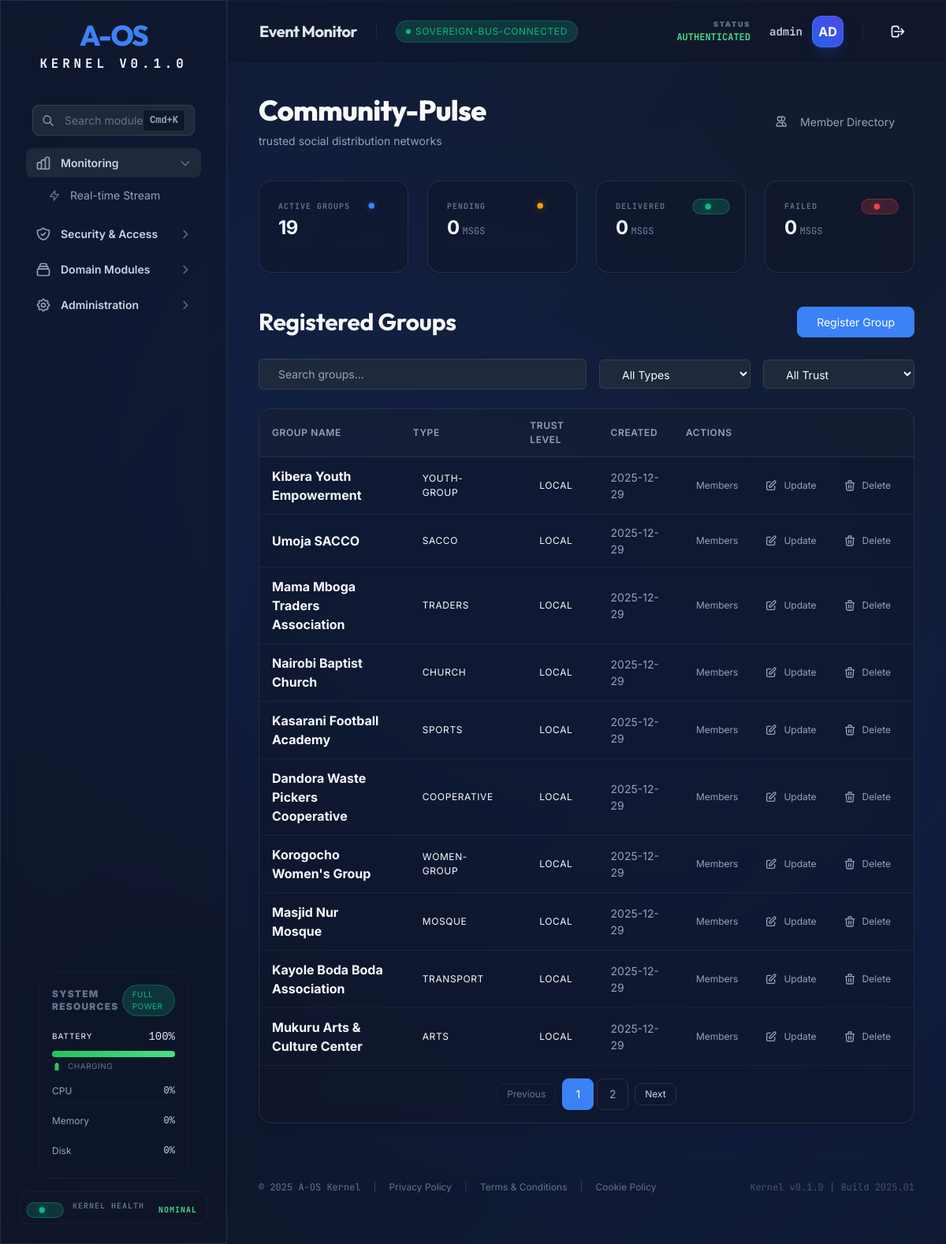
Screenshot of /community/ (signed in) with the database file from the repository.
### tables this page shows
CREATE TABLE community_groups (
        id TEXT PRIMARY KEY,
        name TEXT NOT NULL,
        description TEXT,
        group_type TEXT,
        tags TEXT DEFAULT '[]', -- JSON list
        location TEXT,
        admin_id TEXT,
        trust_level TEXT DEFAULT 'local',
        preferred_channels TEXT DEFAULT 'ussd,sms',
        active BOOLEAN DEFAULT 1,
        created_at DATETIME DEFAULT CURRENT_TIMESTAMP
    );

### aos/api/routers/community.py (the view)
@router.get("/", response_class=HTMLResponse)
async def community_dashboard(
    request: Request,
    page: int = 1,
    search: str = None,
    type: str = None,
    trust: str = None,
    operator=Depends(get_current_operator)
):
    pagination_data = community_state.module.list_groups(
        page=page,
        per_page=10,
        search_query=search,
        group_type=type,
        trust_level=trust
    ) if community_state.module else {
        "groups": [],
        "total": 0,
        "page": 1,
        "per_page": 10,
        "total_pages": 0
    }
    group_types = []
    if community_state.module:
        group_types = community_state.module.get_group_types()
    broadcast_stats = {"pending": 0, "sent": 0, "failed": 0, "total": 0}
    if community_state.module:
        res = community_state.module._db.execute("SELECT COUNT(*) FROM broadcasts").fetchone()
        broadcasts_count = res[0] if res else 0
        broadcast_stats["total"] = broadcasts_count
        status_res = community_state.module._db.execute("""
            SELECT status, COUNT(*)
            FROM broadcast_deliveries
            GROUP BY status
        """).fetchall()
        for status, count in status_res:
            if status in broadcast_stats:
                broadcast_stats[status] = count
    context = {
        "request": request,
        "user": operator,
        "search": search,
        "selected_type": type,
        "selected_trust": trust,
        "group_types": group_types,
        **pagination_data,
        "broadcasts_count": broadcasts_count,
        "broadcast_stats": broadcast_stats,
        "inquiry_hits": 0
    }
    if request.headers.get("hx-request") == "true":
        return templates.TemplateResponse("partials/community_groups_table.html", context)
    return templates.TemplateResponse("community.html", context)

### aos/api/templates/community.html (shortened to what this page needs)
{% extends "dashboard.html" %}
{% from "components/atoms/EliteButton.html" import elite_button %}
{% from "components/atoms/Card.html" import card %}
{% from "components/molecules/DataCard.html" import data_card %}
{% from "components/molecules/Pagination.html" import pagination %}
{% block content %}
<header class="mb-10 flex items-center justify-between">
    <div>
        <h1 class="aos-h1 mb-2">Community-Pulse</h1>
        <p class="aos-text-muted aos-text-sm">trusted social distribution networks</p>
    </div>
    <div>
        <a href="/community/members" class="aos-btn aos-btn-ghost aos-size-md">
            <svg class="w-4 h-4" fill="none" stroke="currentColor" viewBox="0 0 24 24">
                <path stroke-linecap="round" stroke-linejoin="round" stroke-width="2"
                    d="M12 4.354a4 4 0 110 5.292M15 21H3v-1a6 6 0 0112 0v1zm0 0h6v-1a6 6 0 00-9-5.197M13 7a4 4 0 11-8 0 4 4 0 018 0z">
                </path>
            </svg>
            <span class="aos-btn-text ml-2">Member Directory</span>
        </a>
    </div>
</header>
<div class="grid grid-cols-1 md:grid-cols-4 gap-6">
    {{ data_card(label="Active Groups", value=total|string, status="info") }}
    {{ data_card(label="Pending", value=broadcast_stats.pending|string, unit="msgs", status="warning") }}
    {{ data_card(label="Delivered", value=broadcast_stats.sent|string, unit="msgs", status="success") }}
    {{ data_card(label="Failed", value=broadcast_stats.failed|string, unit="msgs", status="error") }}
</div>
<section class="aos-stack-md">
    <div class="flex items-center justify-between mb-6">
        <h2 class="aos-h2">Registered Groups</h2>
        <button class="aos-btn aos-btn-primary aos-size-md" hx-get="/community/register" hx-target="#modal-content"
            onclick="openModal()">
            <span class="aos-btn-text">Register Group</span>
        </button>
    </div>
    <div class="flex flex-wrap items-center gap-4 mb-6">
        <div class="flex-1 min-w-[240px]">
            <input type="text" name="search" placeholder="Search groups..." class="aos-input aos-size-md w-full"
                value="{{ search or '' }}" hx-get="/community" hx-trigger="keyup changed delay:500ms, search"
                hx-target="#groups-table-container" hx-push-url="true" hx-include="[name='type'], [name='trust']"
                hx-swap="outerHTML">
        </div>
        <div class="w-48">
            <select name="type" class="aos-input aos-size-md w-full" hx-get="/community"
                hx-target="#groups-table-container" hx-push-url="true" hx-include="[name='search'], [name='trust']"
                hx-swap="outerHTML">
                <option value="">All Types</option>
            </select>
        </div>
        <div class="w-48">
            <select name="trust" class="aos-input aos-size-md w-full" hx-get="/community"
                hx-target="#groups-table-container" hx-push-url="true" hx-include="[name='search'], [name='type']"
                hx-swap="outerHTML">
                <option value="">All Trust</option>
            </select>
        </div>
    </div>
    {% include "partials/community_groups_table.html" %}
</section>
{% endblock %}

### aos/api/templates/partials/community_groups_table.html
{% from "components/atoms/Card.html" import card %}
{% from "components/molecules/Pagination.html" import pagination %}
<div id="groups-table-container">
    {% call card(padding="0", class="aos-overflow-hidden") %}
    <table class="aos-table">
        <thead>
            <tr>
                <th>Group Name</th>
                <th>Type</th>
                <th>Trust Level</th>
                <th>Created</th>
                <th>Actions</th>
            </tr>
        </thead>
        <tbody>
            {% for group in groups %}
            <tr>
                <td class="aos-font-bold">{{ group.name }}</td>
                <td><span class="aos-badge aos-badge-info">{{ group.group_type }}</span></td>
                <td>
                    <span
                        class="aos-badge {% if group.trust_level == 'verified' %}aos-badge-success{% else %}aos-badge-warning{% endif %}">
                        {{ group.trust_level }}
                    </span>
                </td>
                <td class="aos-text-sm aos-text-muted">
                    {% if group.created_at is string %}
                    {{ group.created_at[:10] }}
                    {% else %}
                    {{ group.created_at.strftime('%Y-%m-%d') }}
                    {% endif %}
                </td>
                <td>
                    <div class="flex items-center gap-2">
                        <button class="aos-btn aos-btn-ghost aos-size-sm" hx-get="/community/{{ group.id }}/members"
                            hx-target="#modal-content" onclick="openModal()">
                            <span class="aos-btn-text">Members</span>
                        </button>
                        <button class="aos-btn aos-btn-ghost aos-size-sm aos-text-primary"
                            hx-get="/community/{{ group.id }}/edit" hx-target="#modal-content" onclick="openModal()">
                            <svg class="w-4 h-4" fill="none" stroke="currentColor" viewBox="0 0 24 24">
                                <path stroke-linecap="round" stroke-linejoin="round" stroke-width="2"
                                    d="M11 5H6a2 2 0 00-2 2v11a2 2 0 002 2h11a2 2 0 002-2v-5m-1.414-9.414a2 2 0 112.828 2.828L11.828 15H9v-2.828l8.586-8.586z">
                                </path>
                            </svg>
                            <span class="aos-btn-text">Update</span>
                        </button>
                        <button class="aos-btn aos-btn-ghost aos-size-sm aos-text-danger hover:aos-bg-danger-fade"
                            hx-delete="/community/{{ group.id }}"
                            data-aos-confirm="Deactivate '{{ group.name }}'? This will retire all broadcasts but preserve audit data."
                            hx-target="closest tr" hx-swap="outerHTML swap:400ms">
                            <svg class="w-4 h-4" fill="none" stroke="currentColor" viewBox="0 0 24 24">
                                <path stroke-linecap="round" stroke-linejoin="round" stroke-width="2"
                                    d="M19 7l-.867 12.142A2 2 0 0116.138 21H7.862a2 2 0 01-1.995-1.858L5 7m5 4v6m4-6v6m1-10V4a1 1 0 00-1-1h-4a1 1 0 00-1 1v3M4 7h16">
                                </path>
                            </svg>
                            <span class="aos-btn-text">Delete</span>
                        </button>
                    </div>
                </td>
            </tr>
            {% else %}
            <tr>
                <td colspan="5" class="aos-text-center aos-py-8 aos-text-muted">
                    No community groups matching your filters.
                </td>
            </tr>
            {% endfor %}
        </tbody>
    </table>
    {{ pagination(
    current_page=page,
    total_pages=total_pages,
    on_page_change="loadPage"
    ) }}
    {% endcall %}
</div>

### aos/api/templates/partials/design_system.html (style rules this page uses)
body { margin: 0; scroll-behavior: smooth; -webkit-font-smoothing: antialiased; background: var(--aos-surface-base); color: var(--aos-neutral-50); font-family: var(--aos-font-sans); }
.aos-h1 { font-family: var(--aos-font-display); font-size: var(--aos-size-4xl); font-weight: 800; letter-spacing: -0.02em; line-height: 1.1; }
.aos-h2 { font-family: var(--aos-font-display); font-size: var(--aos-size-3xl); font-weight: 700; letter-spacing: -0.01em; }
.aos-text-sm { font-size: var(--aos-size-sm); }
.aos-font-bold { font-weight: 700; }
.aos-text-primary { color: var(--aos-primary-base); }
.aos-text-muted { color: var(--aos-neutral-400); }
.aos-table { width: 100%; border-collapse: collapse; }
.aos-table thead { background: rgba(255, 255, 255, 0.02); border-bottom: 1px solid var(--aos-surface-border); }
.aos-table th { padding: var(--aos-spacing-3) var(--aos-spacing-4); text-align: left; font-size: var(--aos-size-xs); font-weight: 600; text-transform: uppercase; letter-spacing: 0.05em; color: var(--aos-neutral-400); }
.aos-table td { padding: var(--aos-spacing-3) var(--aos-spacing-4); border-bottom: 1px solid rgba(255, 255, 255, 0.05); }

### aos/api/templates/components/atoms/EliteButton.html (style rules this page uses)
.aos-btn { position: relative; display: inline-flex; align-items: center; justify-content: center; gap: var(--aos-spacing-2); font-weight: var(--aos-weight-semibold); border-radius: var(--aos-radius-lg); border: 1px solid transparent; transition: all var(--aos-duration-base) var(--aos-easing-out); cursor: pointer; font-family: var(--aos-font-sans); white-space: nowrap; }
.aos-size-sm { padding: var(--aos-spacing-1) var(--aos-spacing-3); font-size: var(--aos-size-xs); }
.aos-size-md { padding: var(--aos-spacing-2) var(--aos-spacing-6); font-size: var(--aos-size-sm); }
.aos-btn-primary { background: var(--aos-primary-base); color: var(--aos-primary-text); border-color: var(--aos-primary-base); }
.aos-btn-ghost { background: transparent; color: var(--aos-neutral-400); border-color: transparent; }

### rows the page displays
community_groups: name "Kibera Youth Empowerment", group_type "YOUTH-GROUP", trust_level "LOCAL", created_at "2025-12-29"
community_groups: name "Umoja SACCO", group_type "SACCO", trust_level "LOCAL", created_at "2025-12-29"
community_groups: name "Mama Mboga Traders Association", group_type "TRADERS", trust_level "LOCAL", created_at "2025-12-29"
community_groups: name "Nairobi Baptist Church", group_type "CHURCH", trust_level "LOCAL", created_at "2025-12-29"
community_groups: name "Kasarani Football Academy", group_type "SPORTS", trust_level "LOCAL", created_at "2025-12-29"
community_groups: name "Dandora Waste Pickers Cooperative", group_type "COOPERATIVE", trust_level "LOCAL", created_at "2025-12-29"
community_groups: name "Korogocho Women's Group", group_type "WOMEN-GROUP", trust_level "LOCAL", created_at "2025-12-29"
community_groups: name "Masjid Nur Mosque", group_type "MOSQUE", trust_level "LOCAL", created_at "2025-12-29"
community_groups: name "Kayole Boda Boda Association", group_type "TRANSPORT", trust_level "LOCAL", created_at "2025-12-29"
community_groups: name "Mukuru Arts & Culture Center", group_type "ARTS", trust_level "LOCAL", created_at "2025-12-29"

### other values shown
{{ title }} "Monitoring Security & Access Domain Modules Administration"
{{ item.text }} "Real-time Stream"
{{ name }} "KERNEL HEALTH"
{{ status_text }} "NOMINAL"
{{ text }} "SOVEREIGN-BUS-CONNECTED"
{{ user.username }} "admin"
{{ user.username[:2].upper() }} "AD"
{{ label }} "ACTIVE GROUPS PENDING DELIVERED FAILED"
{{ value }} "19 0 0 0"
{{ unit }} "MSGS MSGS MSGS"
{{ text }} "Previous Next"
{{ page }} "1" "2"
